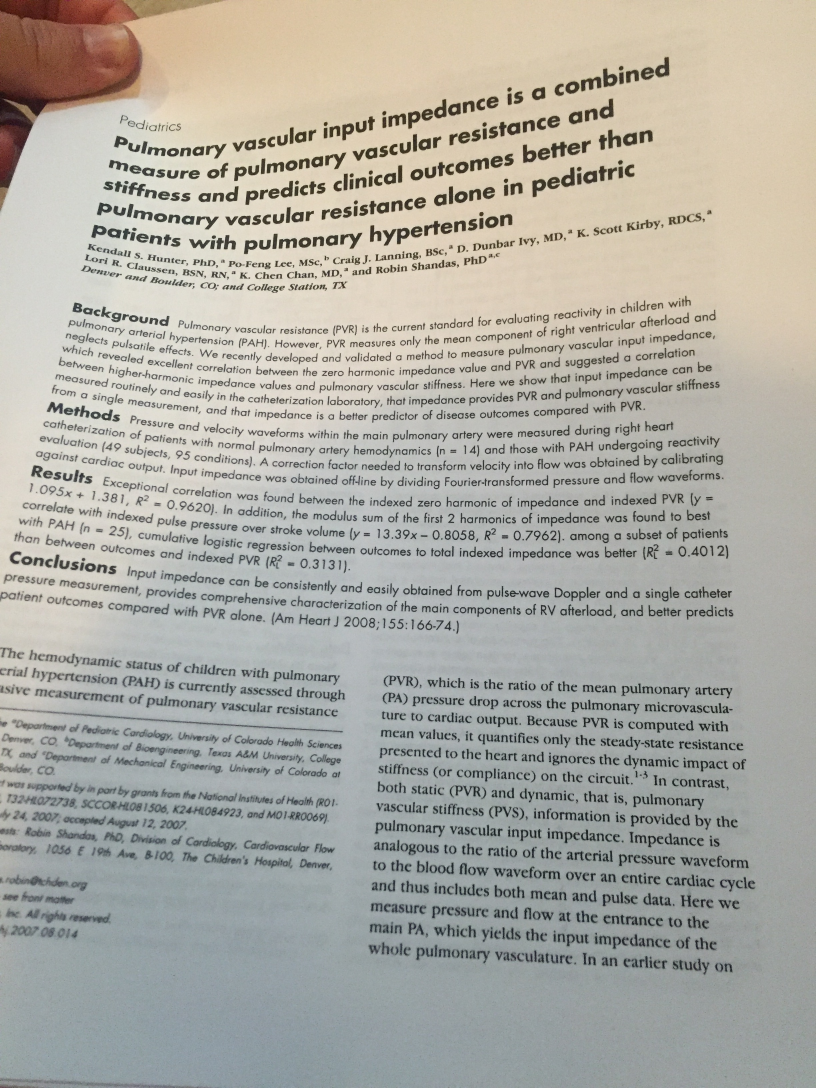
#> input picture opencv/ImageProc/PaperIM.JPG, 2448 x 3264 px (shown at 1/3 size)
$ python scaling.py
#> lines starting #> are read from the running program, lines starting #| are printed output that depends on the picture
# scaling is just resizing an image
import cv2
import numpy as np
from matplotlib import pyplot as plt

img = cv2.imread('PaperIM.JPG')
#> img is the input picture: shape (3264, 2448, 3); mean B, G, R 164.1, 171.8, 173.2

res1 = cv2.resize(img, None, fx=0.3, fy=0.3, interpolation = cv2.INTER_CUBIC)
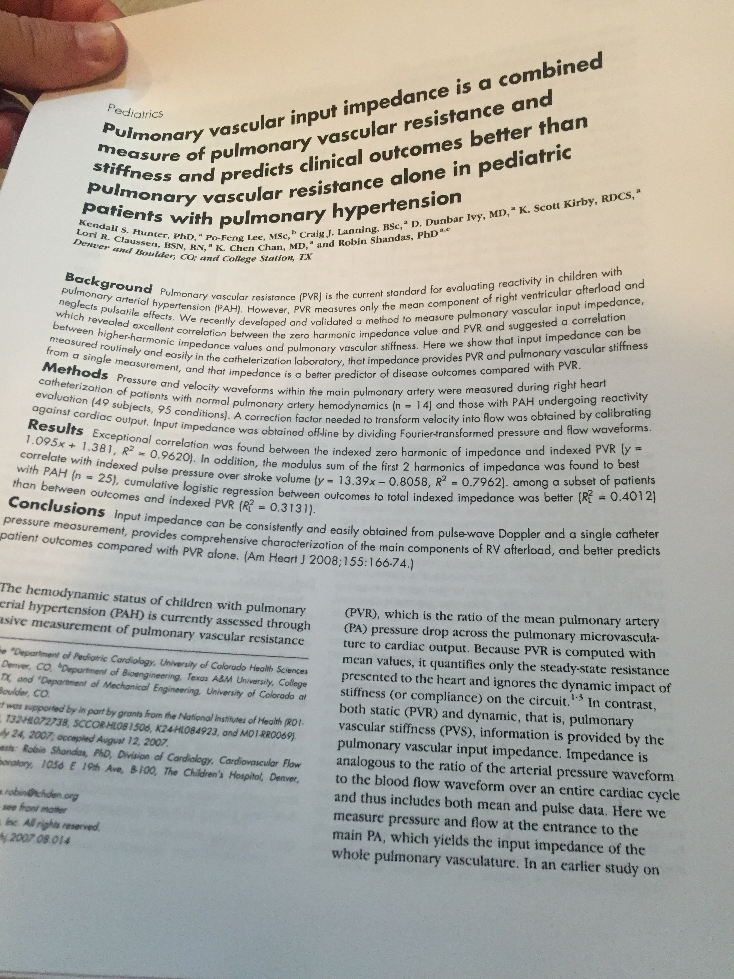
#> res1: shape (979, 734, 3); mean B, G, R 164.1, 171.8, 173.2

# OR

height, width = img.shape[:2]
#> height = 3264; width = 2448

# It is important to note this method must accept integer, as it literally takes the number of pizels along the height and width

res2 = cv2.resize(img,(int(width*0.3), int(height*0.3)), interpolation = cv2.INTER_CUBIC)

cv2.imshow('res1',res1)
cv2.imshow('res2',res2)

cv2.waitKey(0) & 0xFF # this command waits for user the press esc, and then continues execution
cv2.destroyAllWindows()
